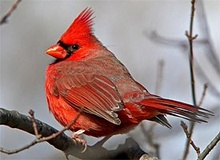
%> input picture cardinal.jpg, 220 x 160 px, shrunk from 275 x 200 before the run
$ octave hw3.m   (GNU Octave 9; MATLAB toolbox functions it lacks are replaced by stand-ins)
%> lines starting %> are read from the running program, lines starting %| are printed output that depends on the picture; in (x1, y1, x2, y2) boxes, pixels count from 0 and x2, y2 are one past the last pixel; in counts of white or black regions, pixels touching at a corner belong together; the program's own positions count from 1
%> further down, image is the input picture: size 160x220x3 uint8; mean R, G, B 154.3, 130.2, 128
### extract_keypoints.m
function [x, y, scores, Ih, Iv] = extract_keypoints(image)
%% extract_keypoints
% input:
%   image: colored image. Not grayscale or double yet.
% output:
%   x: n x 1 vector of x (col) locations that survive non-maximum suppression.
%   y: n x 1 vector of y (row) locations that survive non-maximum suppression.
%   scores: n x 1 vector of R scores of the keypoints correponding to (x,y).
%   Ih: x- (horizontal) gradient. Also appeared as Ix in the slides.
%   Iv: y- (vertical) gradient. Also appeared as Iy in the slides.

% The kernels are provided, but you can try other kernels.
Ih_kernel = [1 0 -1; ...
             2 0 -2; ...
             1 0 -1];
Iv_kernel = Ih_kernel';

%% [10 pts] Part A: Setup (Implement yourself)
k = 0.05;
window = 5;
grayIm = double(rgb2gray(image));
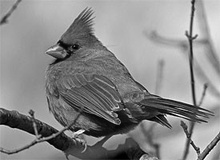
%> grayIm: size 160x220 double; min 0, max 253, mean 137.2
Ih = imfilter(grayIm, Ih_kernel);
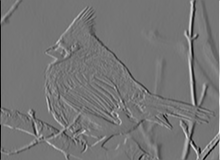
%> Ih: size 160x220 double; min -771, max 900, mean -0.4; drawn with min black and max white
Iv = imfilter(grayIm, Iv_kernel);
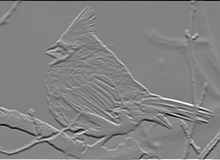
%> Iv: size 160x220 double; min -917, max 867, mean 1.6; drawn with min black and max white
R = zeros(size(grayIm));

%% [15 pts] Part B: R score matrix (Implement yourself)
[rows, cols] = size(grayIm);
%> rows = 160; cols = 220
for r = 2:rows-1
    for c = 2:cols-1
        M = zeros(2,2);
        for i = r-1:r+1
            for j  = c-1:c+1
                M(1,1) = M(1,1) + Ih(i,j)^2;
                M(1,2) = M(1,2) + Ih(i,j) * Iv(i,j);
                M(2,1) = M(2,1) + Ih(i,j) * Iv(i,j);
                M(2,2) = M(2,2) + Iv(i,j)^2;
                R(r,c) = det(M) - k * trace(M)^2;
            end
        end
    end
end
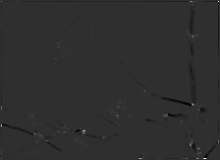
%> R: size 160x220 double; min -5.7e+11, max 2.49e+12, mean -4.54e+09; drawn with min black and max white
%> after the loop, M = [612430 91288; 91288 581514]
R(R==0) = -Inf;
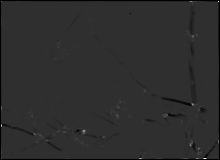
%> R: size 160x220 double; 2.15% of pixels changed, all inside (x1, y1, x2, y2) = (0, 0, 220, 160); drawn with min black, max white, NaN and infinite black


%% Part C: Thresholding R scores (Provided to you, do not modify)
% Threshold standards is arbitrary, but for this assignment, I set the
% value of the 1th percentile R as the threshold. So we only keep the
% largest 1% of the R scores (that are not -Inf) and their locations.
R_non_inf = R(~isinf(R));
top_R = sort(R_non_inf(:), 'descend');
R_threshold = top_R(round(length(top_R)*0.01));
%> R_threshold = 7.87e+10
R(R < R_threshold) = -Inf;

%% [15 pts] Part D: Non-maximum Suppression (Implement yourself)
checkM = zeros(3,3);
index = ones(3,3);
R(1,:) = -Inf;
R(size(R,1),:) = -Inf;
[rows, cols] = size(grayIm);
for i = 2:rows-1
    R(i,1) = -Inf;
    for j  = 2:cols-1
        if (j == cols-1)
            R(i,cols) = -Inf;
        end
        checkM = R(i-1:i+1, j-1:j+1);
        index = (checkM < R(i,j));
        index(2,2) = 1;
        if(any(index(:) == 0))
            R(i,j) = -Inf;
        end
    end
end
%> R: size 160x220 double; 99.73% of the values are NaN or infinite; the others: min 7.94e+10, max 2.49e+12, mean 3.54e+11
%> after the loop, index = [true true true; true true true; true true true]

x = [];
y = [];
[rows, cols] = size(grayIm);
for i = 1:rows
    for j = 1:cols
        if (R(i,j) ~= -Inf )
            x = [x, j]; % j = col
            y = [y, i]; % i = row
        end
    end
end
%> after the loop, x = 96 values, max 219 at index 6, min 2 at index 1, mean 121.7; y = 96 values from 2 to 159
scores = zeros(size(x));
for i = 1:length(x)
    scores(i) = R(y(i), x(i));
end
%> after the loop, scores = 96 values, max 2.49e+12 at index 94, min 7.94e+10 at index 8, mean 3.54e+11
scores = scores';
x = x';
y = y';

### hw3.m
%% CSI 4116: Homework 3
% Due: 10/21/2022, 11:59pm

%% Change the filename to use your own image
image = imread('cardinal.jpg');
% image = imread('my_image.jpg');
[x, y, scores, Ih, Iv] = extract_keypoints(image);
%> y = 96 values from 2 to 159

%% Part e to produce cardinal_harris.png and my_image_harris.png
% Some of your images may need different circle_size_modifier. Change this
% to other values as needed when testing out your images.
circle_size_modifier = 100000000000;

imshow(image); hold on;
for i=1:length(scores)
    plot(x(i), y(i), 'g.');
    circle_size = abs(scores(i)) / circle_size_modifier;
    % Some scores may be <0, so we take the abs.
    plot(x(i), y(i), 'ro', 'MarkerSize', circle_size);
end
%> this loop made 96 passes
%> circle_size on passes 1 to 12: 7.29, 0.963, 9.95, 3.37, 2.74, 23.08, 1.06, 0.794, 0.931, 1.48, 0.899, 1.46
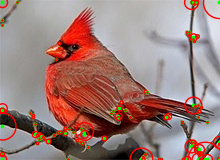
%> figure redrawn from the program's plot data
hold off;

%% Saving the figure
% Change the output filenames to my_image_harris.png as needed

% This saves what is shown on the figure window. Thus, you may want to
% slighly resize the figure window such that the circles have reasonable
% sizes. If you want to resize the figure window then save the figure,
% simply call the following command AFTER you resize the window.
saveas(gcf, 'cardinal_harris.png');
% saveas(gcf, 'my_image_harris.png');
